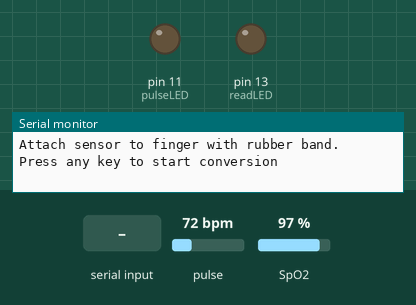
Bench run of a sketch on a simulated Arduino Uno, built with avr-gcc and run on an emulated ATmega328P. Shown: output pins drawn as LEDs (lit = HIGH), the last lines printed to the serial monitor. Dashed ring = blinking. The test bench sets the inputs (shaded band); at power-on: pulse 72 bpm, SpO2 97 %.

Above: at 0.9 s.
1.0 s: "1" received over Serial
At 5.46 s:
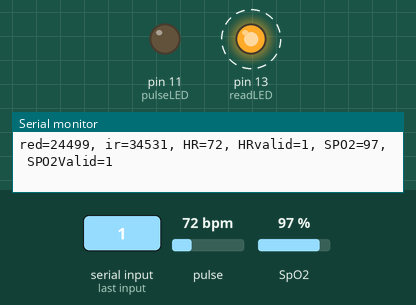
5.5 s: pulse set to 100 bpm
Timing chart, 0 to 14.5 s (numbered marks = the images above; inputs shaded):
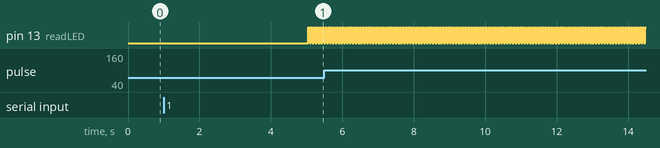

Measured:
- after the input at 1.0 s, pin 13 (readLED): alternates HIGH for 0.04 s and LOW for 0.04 s, starting after 4.0 s

The sketch:

spo2.ino
```cpp
//SPO2
#include <Wire.h>
#include "MAX30105.h"
#include "spo2_algorithm.h"
MAX30105 particleSensor;
#define MAX_BRIGHTNESS 255
uint16_t irBuffer[100]; //IR sensor data
uint16_t redBuffer[100];  //red sensor data

int32_t bufferLength; //data length
int32_t spo2; //SPO2 value
int8_t validSPO2;
int32_t heartRate; //heart rate value
int8_t validHeartRate;

byte pulseLED = 11;
byte readLED = 13;

void setup()
{
  Serial.begin(115200);

  pinMode(pulseLED, OUTPUT);
  pinMode(readLED, OUTPUT);

  // Initialize sensor
  if (!particleSensor.begin(Wire, I2C_SPEED_FAST))
  {
    Serial.println(F("MAX30105 was not found. Please check wiring/power."));
    while (1);
  }

  Serial.println(F("Attach sensor to finger with rubber band. Press any key to start conversion"));
  while (Serial.available() == 0) ;
  Serial.read();

  byte ledBrightness = 60; //Options: 0=Off to 255=50mA
  byte sampleAverage = 4; //Options: 1, 2, 4, 8, 16, 32
  byte ledMode = 2; //Options: 1 = Red only, 2 = Red + IR, 3 = Red + IR + Green
  byte sampleRate = 100; //Options: 50, 100, 200, 400, 800, 1000, 1600, 3200
  int pulseWidth = 411; //Options: 69, 118, 215, 411
  int adcRange = 4096; //Options: 2048, 4096, 8192, 16384

  particleSensor.setup(ledBrightness, sampleAverage, ledMode, sampleRate, pulseWidth, adcRange);
}

void loop()
{
  bufferLength = 100; //buffer length of 100 stores 4 seconds of samples running at 25sps

  //read the first 100 samples
  for (byte i = 0 ; i < bufferLength ; i++)
  {
    while (particleSensor.available() == false)
      particleSensor.check(); //Check for new data

    redBuffer[i] = particleSensor.getRed();
    irBuffer[i] = particleSensor.getIR();
    particleSensor.nextSample(); //next sample

    Serial.print(F("red="));
    Serial.print(redBuffer[i], DEC);
    Serial.print(F(", ir="));
    Serial.println(irBuffer[i], DEC);
  }

  //calculate heart rate and SpO2 after first 100 samples
  maxim_heart_rate_and_oxygen_saturation(irBuffer, bufferLength, redBuffer, &spo2, &validSPO2, &heartRate, &validHeartRate);

  while (1)
  {
    //dumping the first 25 sets of samples in the memory and shift the last 75 sets of samples to the top
    for (byte i = 25; i < 100; i++)
    {
      redBuffer[i - 25] = redBuffer[i];
      irBuffer[i - 25] = irBuffer[i];
    }

    //take 25 sets of samples before calculating the heart rate.
    for (byte i = 75; i < 100; i++)
    {
      while (particleSensor.available() == false)
        particleSensor.check(); //Check for new data

      digitalWrite(readLED, !digitalRead(readLED));

      redBuffer[i] = particleSensor.getRed();
      irBuffer[i] = particleSensor.getIR();
      particleSensor.nextSample(); //next sample
      Serial.print(F("red="));
      Serial.print(redBuffer[i], DEC);
      Serial.print(F(", ir="));
      Serial.print(irBuffer[i], DEC);

      Serial.print(F(", HR="));
      Serial.print(heartRate, DEC);

      Serial.print(F(", HRvalid="));
      Serial.print(validHeartRate, DEC);

      Serial.print(F(", SPO2="));
      Serial.print(spo2, DEC);

      Serial.print(F(", SPO2Valid="));
      Serial.println(validSPO2, DEC);
    }
    maxim_heart_rate_and_oxygen_saturation(irBuffer, bufferLength, redBuffer, &spo2, &validSPO2, &heartRate, &validHeartRate);
  }
}
```
